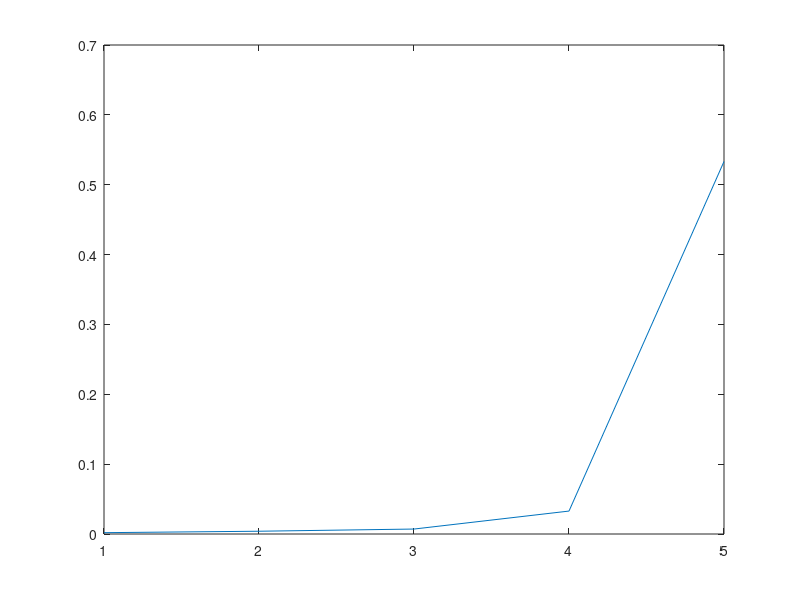

Reproduce this figure in MATLAB.
%Resolucion estacionaria por metodo de volumen finito para la ecuacion de
%transmision de Calor en 1D con termino advectivo por upwind difference y
%con celdas de tamaño regular

%Definicion de parametros globales
cant_celdas = 5; %numeros de elementos en la recta 1D
ini = 0;%punto de inicio de la recta
fin = 1;%punto de fin de la recta
L = fin - ini;
h = L/cant_celdas;%distancia que separa las celdas (si son regulares)

%Definicion de parametros especificos de la ecuacion de balance termico
k = -1;%Constante de difusividad
Q = -1;%fuente
v = -100;%velocidad
cm_h = 10;%h de la condicion mixta
cm_k = 1;%k de la condicion mixta si la hay
cm_finf = 1;%temperatura externa fi inf

%Definicion de las condiciones de borde (-1 significa que no aplica)
cbd_i = 0;%condicion de borde dirichlet izquierda
cbd_d = -1;%condicion de borde dirichlet derecha
cbn_i = -1;%condicion de borde neumann izquierda
cbn_d = -1;%condicion de borde neumann derecha
cbm_i = -1;%condicion de borde mixta izquierda %cualquier numero distinto de -1 la activa
cbm_d = 1;%condicion de borde mixta derecha

%Matriz del lado derecho (todos los terminos que tienen incognitas fi)
A = zeros(cant_celdas,cant_celdas);

for i = 1:cant_celdas
    %Partes de la ecuacion de transmision que colaboran con la matriz
    switch i
        case 1
            %Caso que es la primera celda
            if (cbd_i ~= -1) %Condicion Dirichlet
                A(i,i) = -v + k/h * -3;
                A(i,i+1) = k/h;
            else
                if(cbn_i ~= -1)
                    %Condicion Neumann
                    A(i,i) = - k/h;
                    A(i,i+1) = k/h;
                else
                    %Condicion Mixta
                    difer=4*cm_k/(2*h*cm_k+cm_h*h^2) - 2/h;
                    A(i,i) = v*(2*cm_k/h)/((2*cm_k/h) + cm_h) + k*difer + -v * 1/2 - k/h;
                    A(i,i+1) = -v * 1/2 + k/h;
                end
            end
        case cant_celdas
            %Caso ultima celda
            if (cbd_d ~= -1) %Condicion Dirichlet
                A(i,i-1) = v + k/h;
                A(i,i) = k/h * -3;
            else
                if(cbn_d ~= -1)
                    %Condicion Neumann
                    A(i,i-1) = v + k/h;
                    A(i,i) = -v - k/h;
                else
                    %Condicion Mixta
                    difer2= 2/h - 4*cm_k/(2*h*cm_k+cm_h*h^2);
                    A(i,i) = v*(2*cm_k/h)/((2*cm_k/h) + cm_h) + k*difer2 + v * 1/2 - k/h;
                    A(i,i-1) = v * 1/2 - k/h;
                end
            end
        otherwise
            %celdas interna
            A(i,i-1) =  v + k/h;
            A(i,i) =  -v + k/h * -2;
            A(i,i+1) = k/h;
    end
end


%vector del lado izquierdo (todos los terminos que no tienen icognita fi y condiciones de borde)
b = zeros(cant_celdas,1);

for i = 1:cant_celdas
    %Partes de la ecuacion de transmision que colaboran con la matriz
    switch i
        case 1
            %Caso que es la primera celda
            if (cbd_i ~= -1) 
                %Condicion Dirichlet
                b(i) = -Q*h - 2*k/h * cbd_i - v * cbd_i;
            else
                if (cbn_i ~= -1)
                    %Condicion Neumann
                    b(i) = -Q*h - k*cbn_i - v * (-1*(h/2)*cbn_i);%el termino advectivo actua en la direccion de la cara
                else
                    %Condicion Mixta
                    b(i) = -Q*h - v*cm_finf*(cm_h)/((2*cm_k/h)+cm_h) - k*2*cm_h*cm_finf/(2*cm_k+cm_h*h);
                end
            end
        case cant_celdas
            %Caso ultima celda
            if (cbd_d ~= -1)
                %Condicion Dirichlet
                b(i) = -Q*h - 2*k/h * cbd_d + v * cbd_d;
            else
                if (cbn_d ~= -1)
                    %Condicion Neumann
                    b(i) = -Q*h - k*cbn_d + v * (1*(h/2)*cbn_d);%el termino advectivo actua en la direccion de la cara
                else
                    %Condicion Mixta
                    b(i) = -Q*h + v*cm_finf*(cm_h)/((2*cm_k/h)+cm_h) -  k*(-2*cm_h*cm_finf/(2*cm_k+cm_h*h)) ;
                end
            end
        otherwise
            %celdas interna
            b(i) = -Q*h;
    end
end

%Resolucion del sistema
temp=A\b;

plot(temp);
